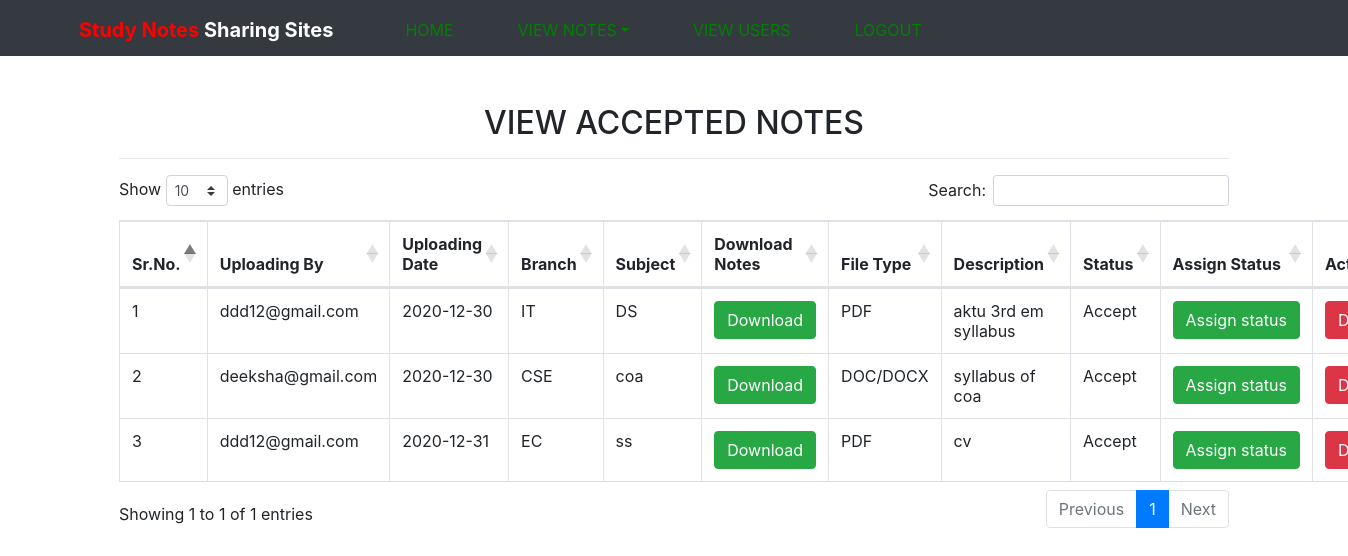
The page /accepted_notes (signed in) on the database as committed earlier.
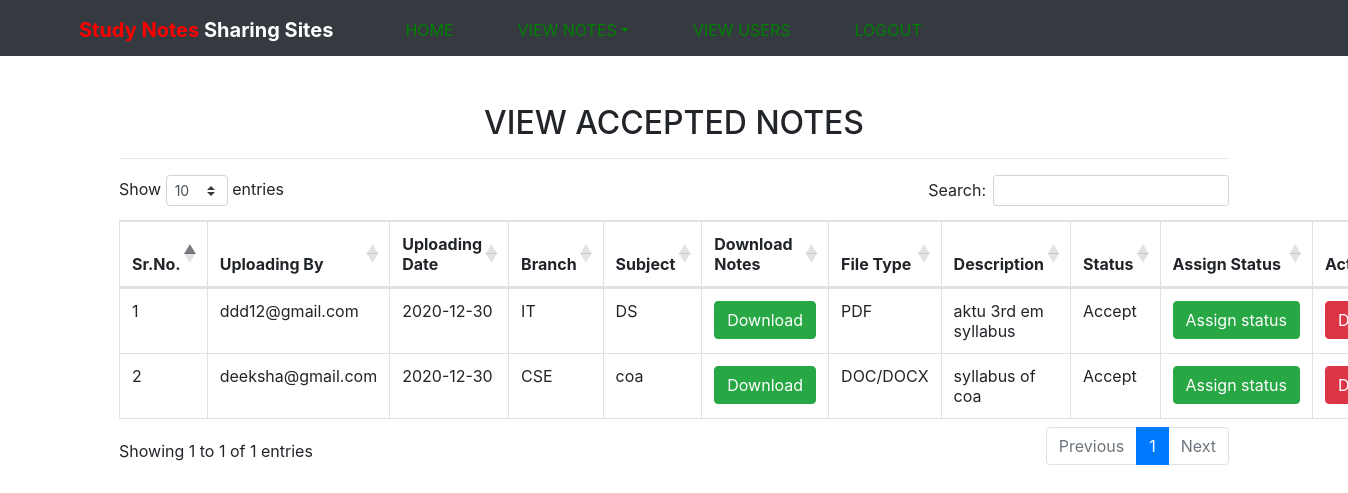
The same page on the database as committed later.
### notes/models.py (models this page shows, shortened)
class Notes(models.Model):
        user=models.ForeignKey(User,on_delete=models.CASCADE)
        uploadingdate= models.CharField(max_length=30,null=True)
        branch= models.CharField(max_length=30)
        subject= models.CharField(max_length=30)
        notesfile= models.FileField(null=True)
        filetype= models.CharField(max_length=30)
        description= models.CharField(max_length=200,null=True)
        status= models.CharField(max_length=20)

### notes/views.py (the view)
# urls.py: path('accepted_notes', accepted_notes, name='accepted_notes'),
def accepted_notes(request):
     if not request.user.is_authenticated:
         return redirect('login_admin')
     notes = Notes.objects.filter(status = "Accept")
     d= {'notes':notes}
     return render(request,'accepted_notes.html',d)

### notes/templates/accepted_notes.html (shortened to what this page needs)
{% extends 'admin_nav.html' %}
{% block body %}
<link rel="stylesheet" href="https://cdnjs.cloudflare.com/ajax/libs/twitter-bootstrap/4.5.2/css/bootstrap.css">
<link rel="stylesheet" href="https://cdn.datatables.net/1.10.22/css/dataTables.bootstrap4.min.css">
<div class="container mt-5">
 <h2 class="text-center">VIEW ACCEPTED NOTES</h2>
                    <HR>
        <table class="table table-bordered" id="example">
        <thead>
        <tr>
           <th>Sr.No.</th>
           <th>Uploading By</th>
           <th>Uploading Date</th>
           <th>Branch</th>
           <th>Subject</th>
           <th>Download Notes</th>
           <th>File Type</th>
           <th>Description</th>
           <th>Status</th>
           <th>Assign Status</th>
           <th>Action</th>
        </tr>
        </thead>
        {% for i in notes %}
        <tbody>
        <tr>
           <td>{{forloop.counter}}</td>
           <td>{{i.user.username}}</td>
           <td>{{i.uploadingdate}}</td>
           <td>{{i.branch}}</td>
           <td>{{i.subject}}</td>
           <td><a href="{{i.notesfile.url}}" class="small btn btn-success" download> Download</a></td>
           <td>{{i.filetype}}</td>
           <td>{{i.description}}</td>
           <td>{{i.status}}</td>
           <td><a href="{%url 'assign_status' i.id%}" class="small btn btn-success"  > Assign&nbsp;status</a></td>
            <td><a href="{%url 'delete_notes' i.id%}" class="small btn btn-danger" onclick="return confirm('Are you sure')" > Delete</a></td>
        </tr>
        {%endfor%}
        </tbody>
        </table>
  </div>
{%endblock%}

### notes/templates/admin_nav.html (shortened to what this page needs)
<html lang="en">
<head>
{%load static %}
  <link rel="stylesheet" href="https://maxcdn.bootstrapcdn.com/bootstrap/4.3.1/css/bootstrap.min.css">
  <link rel="stylesheet" href="https://use.fontawesome.com/releases/v5.6.3/css/all.css"></head>
  <link rel="stylesheet" href="{% static 'mystyle.css' %}">
<body>
<nav class="navbar navbar-expand-sm  bg-dark">
 <div class="container-fluid" style="height:40px">
   <ul class="navbar-nav">
   <a class="navbar-brand mt-1 ml-5" href="#"><b><span style="color:red">Study Notes</span><span style="color:white"> Sharing Sites</span></b></a>
    <li class="nav-item ml-5 mt-1">
      <a class="nav-link" href="{%url 'admin_home' %}">HOME</a>
    </li>
     <li class="nav-item dropdown ml-5 mt-1">
      <a class="nav-link dropdown-toggle"  href="#" data-toggle="dropdown">VIEW NOTES</a>
    </li>
     <li class="nav-item ml-5 mt-1">
      <a class="nav-link" href="{%url 'view_users' %}">VIEW USERS</a>
      </li>
     <li class="nav-item ml-5 mt-1">
      <a class="nav-link" href="{%url 'logout' %}">LOGOUT</a>
    </li>
    </ul>
      </div>
</nav>
</body>
</html>
{%block body%}
{%endblock%}

### notes/static/mystyle.css (style rules this page uses)
.nav-link { color: green }

Rows that differ between the two databases and show on the page:
removed Notes: user.username "ddd12@gmail.com", uploadingdate "2020-12-31", branch "EC", subject "ss", filetype "PDF", description "cv", status "Accept"
